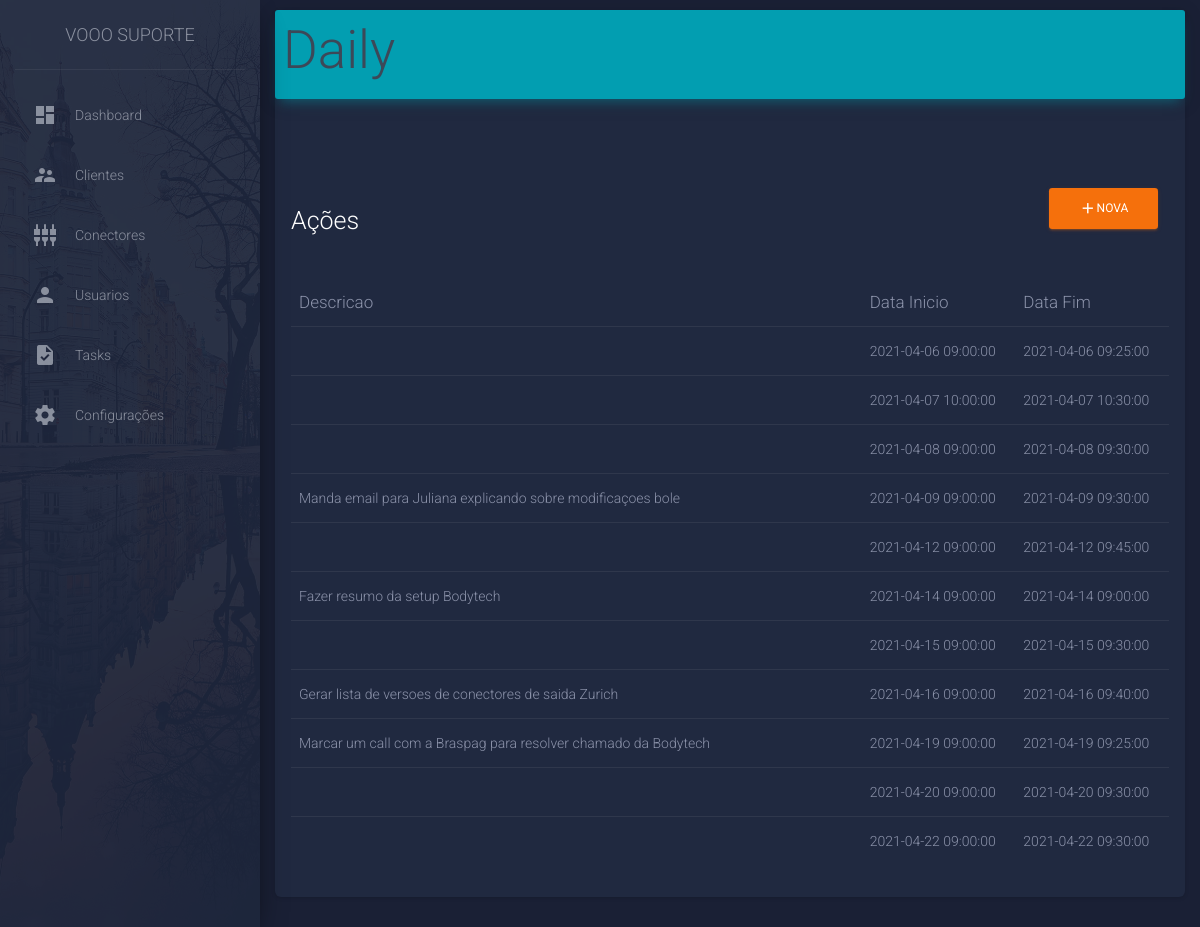
Screenshot of /task/14 with the database file from the repository.
### model/ModelSqlite.py (models this page shows, shortened)
class TaskType(db.Model):
    __tablename__ = 'tasktype'
    id = Column(INTEGER, primary_key=True)
    name = Column(String, nullable=False, default='')

class Action(db.Model):
    __tablename__ = 'action'
    id = Column(INTEGER, primary_key=True)
    description = Column(String, nullable=False, default='')
    init = Column(DATETIME, default=datetime.now())
    finish = Column(DATETIME, nullable=True)
    finished = Column(BOOLEAN, nullable=False, default=False)
    task_id = Column(INTEGER, ForeignKey('task.id'))

### __main__.py (the view)
@app.route('/task/<int:id>')
def task(id: int):
    task = taskDao.load_by_id(id)
    if not task:
        return render_template(locate_html('error'), msg='Tarefa não encontrada')
    is_n3 = task.task_type.name == "N3"
    task.running = any([not action.finished for action in task.actions])
    return render_template(locate_html('task'), task=task, isN3=is_n3)

### __main__.py (called while the page is built)
def locate_html(page: str) -> str:
    return f'pages/{page}.html'

### model/TaskDao.py (called while the page is built)
def load_by_id(id: int):
    return Task.query.filter(Task.id == id).first()

### template/pages/task.html (shortened to what this page needs)
{% extends "layout/layout.html" %}
{% block content %}
<nav class="navbar navbar-light bg-info">
  <p class="h1 title pl-2">{{task.task_type.name}}</p>
</nav>
<div class="p-3">
  <div class="mt-5">
    <div class="row">
      <div class="col-10 h3 text-white">Ações </div>
      <div class="col">
        {% if task.running %}
        <button type="button" class="btn btn-success" data-toggle="modal" data-target="#modalFinalize"
          aria-expanded="false" aria-controls="formAction" onclick="setNow()">
          <i class="material-icons">thumb_up</i>Finalizar
        </button>
        {% else %}
        <button type="button" class="btn btn-warning" data-toggle="modal" data-target="#modalNewAction"
          aria-expanded="false" aria-controls="formAction" onclick="setNow()">
          <i class="material-icons">add</i>Nova
        </button>
        {% endif %}
      </div>
    </div>
    <table class="table">
      <thead class=" text-primary">
        <th>Descricao</th>
        <th>Data Inicio</th>
        <th>Data Fim</th>
      </thead>
      <tbody>
        {% for action in task.actions %}
        <tr>
          <td style="width: 65%;">{{ action.description }}</td>
          <td>{{ action.init }}</td>
          <td> {{action.finish if action.finish}} </td>
        </tr>
        {% endfor %}
      </tbody>
  </div>
</div>
{% endblock %}

### rows the page displays
TaskType: task_type.name "Daily"
Action: init "2021-04-06 09:00:00", finish "2021-04-06 09:25:00"
Action: init "2021-04-07 10:00:00", finish "2021-04-07 10:30:00"
Action: init "2021-04-08 09:00:00", finish "2021-04-08 09:30:00"
Action: description "Manda email para Juliana explicando sobre modificaçoes bole", init "2021-04-09 09:00:00", finish "2021-04-09 09:30:00"
Action: init "2021-04-12 09:00:00", finish "2021-04-12 09:45:00"
Action: description "Fazer resumo da setup Bodytech", init "2021-04-14 09:00:00", finish "2021-04-14 09:00:00"
Action: init "2021-04-15 09:00:00", finish "2021-04-15 09:30:00"
Action: description "Gerar lista de versoes de conectores de saida Zurich", init "2021-04-16 09:00:00", finish "2021-04-16 09:40:00"
Action: description "Marcar um call com a Braspag para resolver chamado da Bodytech", init "2021-04-19 09:00:00", finish "2021-04-19 09:25:00"
Action: init "2021-04-20 09:00:00", finish "2021-04-20 09:30:00"
Action: init "2021-04-22 09:00:00", finish "2021-04-22 09:30:00"
